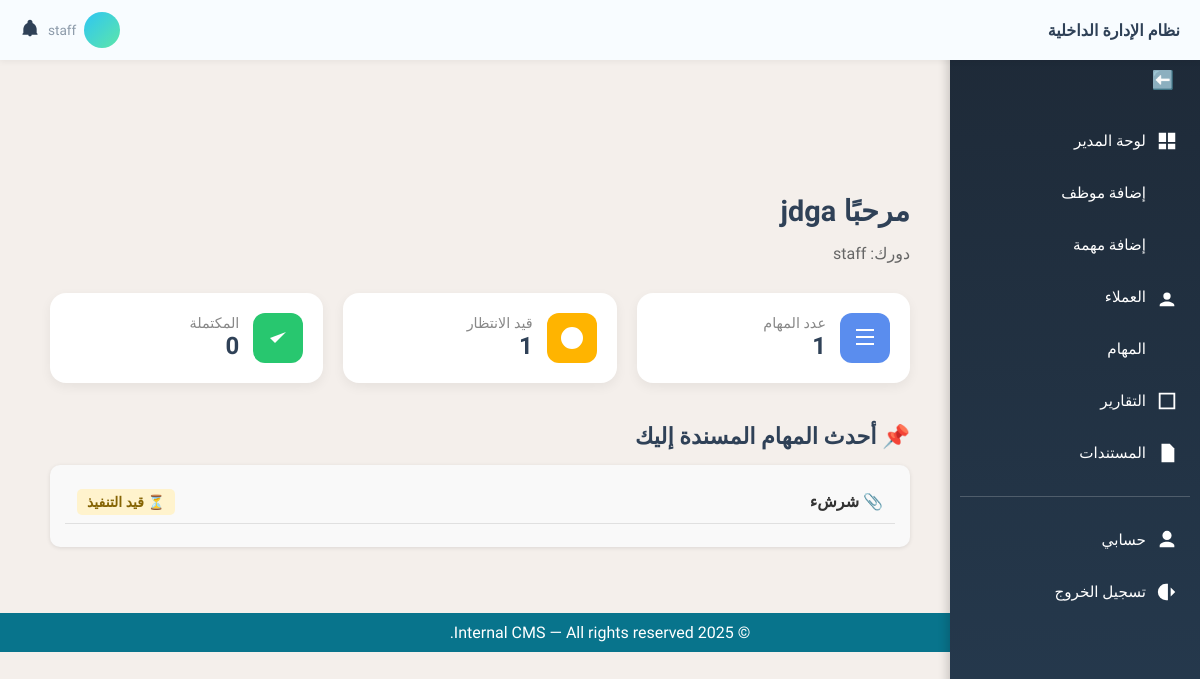
The app's page / (signed in), older data.
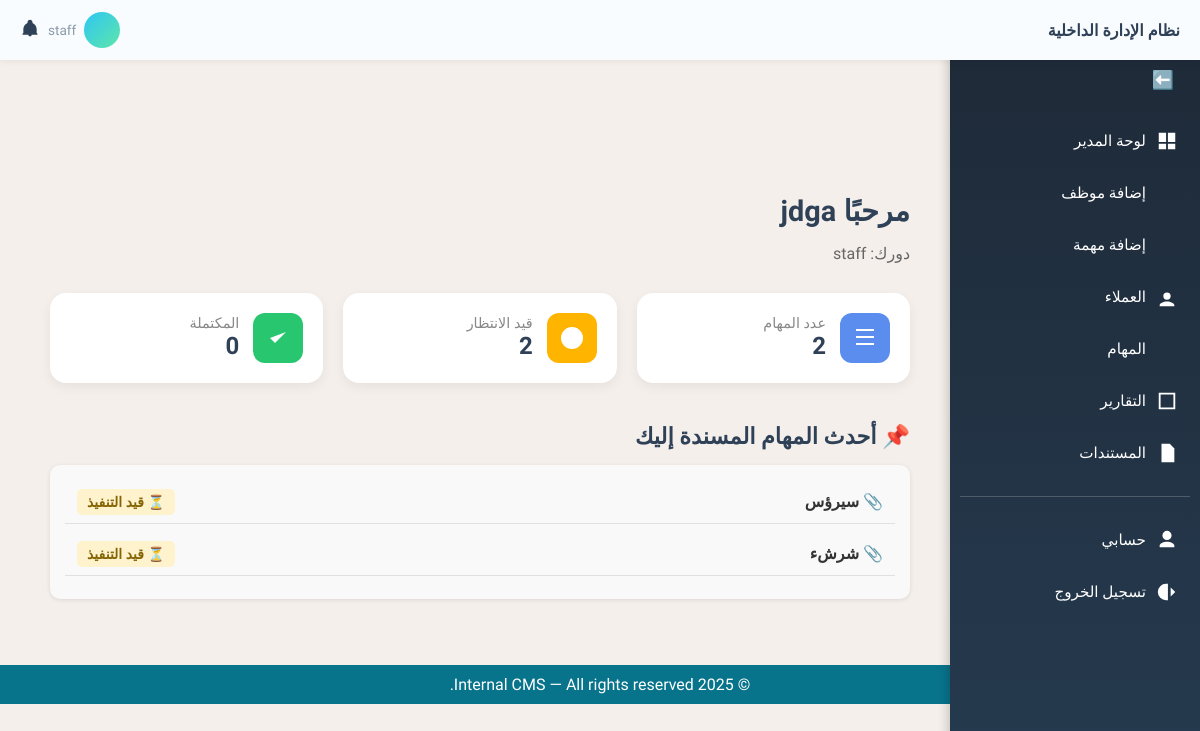
The same page, newer data.
### tasks/models.py (models this page shows, shortened)
class Task(models.Model):
    STATUS_CHOICES = [
        ('pending', 'قيد التنفيذ'),
        ('completed', 'منتهية'),
        ('overdue', 'متأخرة'),
    ]
    title = models.CharField(max_length=255, verbose_name='عنوان المهمة')
    description = models.TextField(blank=True, verbose_name='الوصف')
    assigned_to = models.ForeignKey(User, on_delete=models.SET_NULL, null=True, blank=True, verbose_name='الموظف المكلّف')
    client = models.ForeignKey(Client, on_delete=models.SET_NULL, null=True, blank=True, verbose_name='العميل')
    status = models.CharField(max_length=20, choices=STATUS_CHOICES, default='pending', verbose_name='الحالة')
    due_date = models.DateField(null=True, blank=True, verbose_name='تاريخ الاستحقاق')
    file_url = models.URLField(max_length=1024, blank=True, null=True, verbose_name='رابط الملف')
    file_path = models.CharField(max_length=512, blank=True, null=True, verbose_name='مسار الملف')
    documents = models.ManyToManyField('content.Document', blank=True, verbose_name='مستندات إضافية')
    created_at = models.DateTimeField(auto_now_add=True, verbose_name='تاريخ الإنشاء')
    class Meta:
        verbose_name = 'مهمة'
        verbose_name_plural = 'المهام'
        ordering = ['-created_at']  # ترتيب المهام الأحدث أولاً

### core/views.py (the view)
# urls.py: path('', views.dashboard_view, name='dashboard'),
@login_required
def dashboard_view(request):
    try:
        profile = request.user.userprofile
        role = getattr(profile.role, 'name', 'viewer')
    except UserProfile.DoesNotExist:
        role = 'viewer'
    context = {
        'role': role,
        'total_clients': 0,
        'total_tasks': 0,
        'total_documents': 0,
        'tasks_pending': 0,
        'tasks_completed': 0,
        'tasks_overdue': 0,
        'latest_tasks': [],
    }
    if role == 'admin':
        context.update({
            'total_clients': Client.objects.count(),
            'total_tasks': Task.objects.count(),
            'total_documents': Document.objects.count(),
            'tasks_pending': Task.objects.filter(status='pending').count(),
            'tasks_completed': Task.objects.filter(status='completed').count(),
            'tasks_overdue': Task.objects.filter(status='overdue').count(),
            'latest_tasks': Task.objects.select_related('assigned_to').order_by('-created_at')[:5],
        })
    elif role == 'staff':
        user = request.user
        assigned_tasks = Task.objects.filter(assigned_to=user)
        context.update({
            'total_tasks': assigned_tasks.count(),
            'tasks_pending': assigned_tasks.filter(status='pending').count(),
            'tasks_completed': assigned_tasks.filter(status='completed').count(),
            'latest_tasks': assigned_tasks.order_by('-created_at')[:3],
        })
    elif role == 'viewer':
        context['total_documents'] = Document.objects.filter(uploaded_by=request.user).count()
    template_map = {
        'admin': 'core/admin_dashboard.html',
        'staff': 'core/staff_dashboard.html',
        'viewer': 'core/viewer_dashboard.html',
    }
    template = template_map.get(role, 'core/admin_dashboard.html')
    return render(request, template, context)

### templates/core/staff_dashboard.html (shortened to what this page needs)
{% extends 'base.html' %}
{% load static %}
{% block content %}
<div class="dashboard">
  <h2 class="dashboard-title">مرحبًا {{ request.user.username }}</h2>
  <p class="dashboard-role">دورك: {{ role }}</p>
  <div class="stats-grid">
    {% if total_tasks %}
      <div class="stat-card">
        <div class="icon-box tasks"><svg viewBox="0 0 24 24"><path d="M3 3h18v2H3V3zm0 7h18v2H3v-2zm0 7h18v2H3v-2z"/></svg></div>
        <div class="stat-info">
          <span class="stat-title">عدد المهام</span>
          <span class="stat-value">{{ total_tasks }}</span>
        </div>
      </div>
      <div class="stat-card">
        <div class="icon-box pending"><svg viewBox="0 0 24 24"><path d="M12 7v5l3 3M12 1a11 11 0 1 0 11 11A11 11 0 0 0 12 1z"/></svg></div>
        <div class="stat-info">
          <span class="stat-title">قيد الانتظار</span>
          <span class="stat-value">{{ tasks_pending }}</span>
        </div>
      </div>
      <div class="stat-card">
        <div class="icon-box completed"><svg viewBox="0 0 24 24"><path d="M20 6L9 17l-5-5"/></svg></div>
        <div class="stat-info">
          <span class="stat-title">المكتملة</span>
          <span class="stat-value">{{ tasks_completed }}</span>
        </div>
      </div>
    {% endif %}
  </div>
  {% if latest_tasks %}
    <h3 class="latest-tasks-title">📌 أحدث المهام المسندة إليك</h3>
    <ul class="task-list">
      {% for task in latest_tasks %}
        <li class="task-item">
          <div class="task-title">
            <a href="{% url 'task_detail' task.id %}">📎 {{ task.title }}</a>
          </div>
          <div class="task-status">
            {% if task.status == 'pending' %}
              <span class="status status-pending">⏳ قيد التنفيذ</span>
            {% elif task.status == 'completed' %}
              <span class="status status-completed">✅ منتهية</span>
            {% elif task.status == 'overdue' %}
              <span class="status status-overdue">⏰ متأخرة</span>
            {% else %}
              <span class="status">❓ غير معروفة</span>
            {% endif %}
          </div>
        </li>
      {% empty %}
        <li>لا توجد مهام حالياً.</li>
      {% endfor %}
    </ul>
  {% endif %}
</div>
{% endblock %}

Row changes from the older to the newer data that the page shows:
added Task: title "سيرؤس", status "⏳ قيد التنفيذ"
Text that changed along with them:
{{ total_tasks }}: "1" → "2"
{{ tasks_pending }}: "1" → "2"
